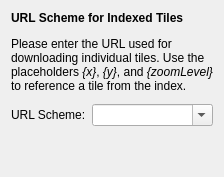
  <widget class="QWizardPage" name="wizardPageStaticUrl">
   <layout class="QVBoxLayout" name="verticalLayout_3">
    <item>
     <widget class="QLabel" name="label_4">
      <property name="text">
       <string>&lt;!DOCTYPE HTML PUBLIC &quot;-//W3C//DTD HTML 4.0//EN&quot; &quot;http://www.w3.org/TR/REC-html40/strict.dtd&quot;&gt;
&lt;html&gt;&lt;head&gt;&lt;meta name=&quot;qrichtext&quot; content=&quot;1&quot; /&gt;&lt;style type=&quot;text/css&quot;&gt;
p, li { white-space: pre-wrap; }
&lt;/style&gt;&lt;/head&gt;&lt;body style=&quot; font-family:'Bitstream Vera Sans'; font-size:9pt; font-weight:400; font-style:normal;&quot;&gt;
&lt;p style=&quot; margin-top:12px; margin-bottom:12px; margin-left:0px; margin-right:0px; -qt-block-indent:0; text-indent:0px;&quot;&gt;&lt;span style=&quot; font-family:'Sans Serif'; font-weight:600;&quot;&gt;URL Scheme for Indexed Tiles&lt;/span&gt;&lt;/p&gt;
&lt;p style=&quot; margin-top:12px; margin-bottom:12px; margin-left:0px; margin-right:0px; -qt-block-indent:0; text-indent:0px;&quot;&gt;&lt;span style=&quot; font-family:'Sans Serif';&quot;&gt;Please enter the URL used for downloading individual tiles. Use the placeholders &lt;/span&gt;&lt;span style=&quot; font-family:'Sans Serif'; font-style:italic;&quot;&gt;{x}&lt;/span&gt;&lt;span style=&quot; font-family:'Sans Serif';&quot;&gt;, &lt;/span&gt;&lt;span style=&quot; font-family:'Sans Serif'; font-style:italic;&quot;&gt;{y}&lt;/span&gt;&lt;span style=&quot; font-family:'Sans Serif';&quot;&gt;, and &lt;/span&gt;&lt;span style=&quot; font-family:'Sans Serif'; font-style:italic;&quot;&gt;{zoomLevel}&lt;/span&gt;&lt;span style=&quot; font-family:'Sans Serif';&quot;&gt; to reference a tile from the index.&lt;/span&gt;&lt;/p&gt;&lt;/body&gt;&lt;/html&gt;</string>
      </property>
      <property name="wordWrap">
       <bool>true</bool>
      </property>
     </widget>
    </item>
    <item>
     <spacer name="verticalSpacer_6">
      <property name="orientation">
       <enum>Qt::Vertical</enum>
      </property>
      <property name="sizeType">
       <enum>QSizePolicy::Fixed</enum>
      </property>
      <property name="sizeHint" stdset="0">
       <size>
        <width>20</width>
        <height>5</height>
       </size>
      </property>
     </spacer>
    </item>
    <item>
     <layout class="QFormLayout" name="formLayout_4">
      <property name="fieldGrowthPolicy">
       <enum>QFormLayout::ExpandingFieldsGrow</enum>
      </property>
      <item row="0" column="0">
       <widget class="QLabel" name="labelStaticUrlServer">
        <property name="text">
         <string>URL Scheme:</string>
        </property>
       </widget>
      </item>
      <item row="0" column="1">
       <widget class="QComboBox" name="comboBoxStaticUrlServer">
        <property name="sizePolicy">
         <sizepolicy hsizetype="MinimumExpanding" vsizetype="Fixed">
          <horstretch>0</horstretch>
          <verstretch>0</verstretch>
         </sizepolicy>
        </property>
        <property name="editable">
         <bool>true</bool>
        </property>
       </widget>
      </item>
     </layout>
    </item>
    <item>
     <spacer name="verticalSpacer_2">
      <property name="orientation">
       <enum>Qt::Vertical</enum>
      </property>
      <property name="sizeHint" stdset="0">
       <size>
        <width>20</width>
        <height>40</height>
       </size>
      </property>
     </spacer>
    </item>
   </layout>
  </widget>
